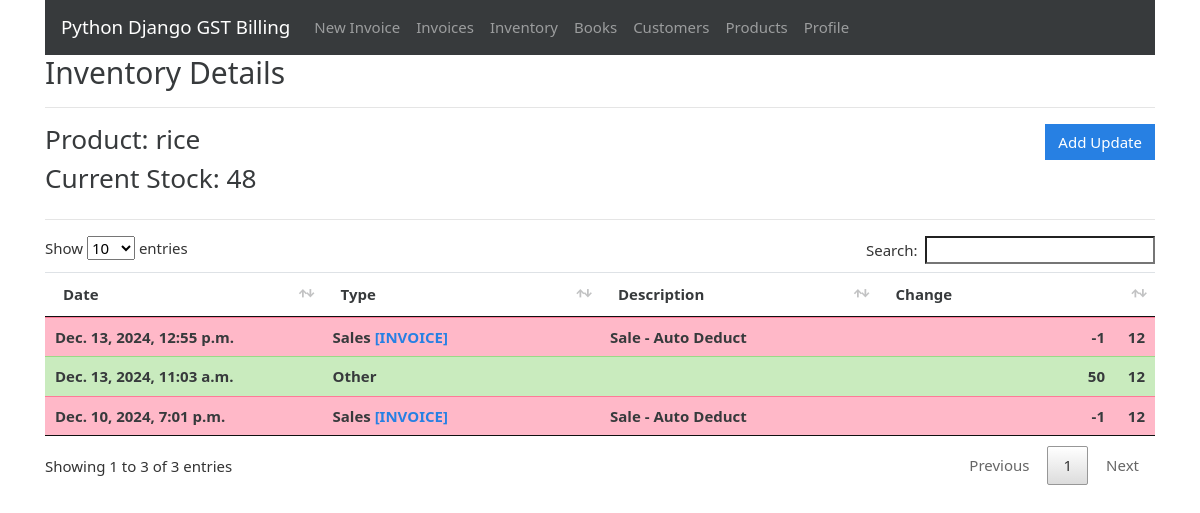
Screenshot of /inventory/1 (signed in) with the database file from the repository.
### gstbillingapp/models.py (models this page shows, shortened)
class Inventory(models.Model):
    user = models.ForeignKey(User, null=True, blank=True, on_delete=models.SET_NULL)
    product = models.ForeignKey(Product, null=True, blank=True, on_delete=models.SET_NULL)
    current_stock = models.IntegerField(default=0)
    alert_level = models.IntegerField(default=0)
    last_log = models.ForeignKey(InventoryLog, null=True, blank=True, default=None, on_delete=models.SET_NULL)

class Product(models.Model):
    user = models.ForeignKey(User, null=True, blank=True, on_delete=models.SET_NULL)
    product_name = models.CharField(max_length=200)
    product_hsn = models.CharField(max_length=50, null=True, blank=True)
    product_unit = models.CharField(max_length=50)
    product_gst_percentage = models.FloatField()
    product_rate_with_gst = models.FloatField()
    def __str__(self):
        return str(self.product_name)

class InventoryLog(models.Model):
    user = models.ForeignKey(User, null=True, blank=True, on_delete=models.SET_NULL)
    product = models.ForeignKey(Product, null=True, blank=True, on_delete=models.SET_NULL)
    date = models.DateTimeField(default=datetime.now, blank=True, null=True)
    last_modified = models.DateTimeField(auto_now=True)
    change = models.IntegerField(default=0)
    CHANGE_TYPES = [
        (0, 'Other'),
        (1, 'Purchase'),
        (2, 'Production'),
        (4, 'Sales'),
    ]
    change_type = models.IntegerField(choices=CHANGE_TYPES, default=0)
    associated_invoice = models.ForeignKey(Invoice, blank=True, null=True, default=None, on_delete=models.SET_NULL)
    description = models.TextField(max_length=600, blank=True, null=True)

### gstbillingapp/views.py (the view)
# urls.py: path('inventory/<int:inventory_id>', views.inventory_logs, name='inventory_logs'),
@login_required
def inventory_logs(request, inventory_id):
    context = {}
    inventory = get_object_or_404(Inventory, id=inventory_id, user=request.user)
    inventory_logs = InventoryLog.objects.filter(user=request.user, product=inventory.product).order_by('-id')
    context['inventory'] = inventory
    context['inventory_logs'] = inventory_logs
    return render(request, 'gstbillingapp/inventory_logs.html', context)

### gstbillingapp/templates/gstbillingapp/inventory_logs.html (shortened to what this page needs)
{% extends "gstbillingapp/base.html" %}
{% load static %}
{% block content %}
<h2>Inventory Details</h2>
<hr>
<div class="row">
	<div class="col">
		<h3>Product: {{inventory.product}}</h3>
		<h3>Current Stock: {{inventory.current_stock}}</h3>
	</div>
	<div class="col">
		<a href="{% url 'inventory_logs_add' inventory.id %}" id="add_customer_btn"><button type="button" class="btn btn-primary">Add Update</button></a>
	</div>
</div>
<hr>
<table class="table table-hover font-weight-bold" id="inventory-logs-table">
	<thead>
		<tr>
			<th>Date</th>
			<th>Type</th>
			<th>Description</th>
			<th>Change</th>
		</tr>
	</thead>
	<tbody class="two-col-form">
		{% for item in inventory_logs %}
		<tr class="{% if item.change < 0 %}table-danger{% else %}table-success{%endif%}">
			<td>{{item.date}}</td>
			<td>{{item.get_change_type_display}} {% if item.associated_invoice %}<a href="{% url 'invoice_viewer' item.associated_invoice.id %}">[INVOICE]</a>{% endif %}</td>
			<td>{{item.description}}</td>
			<td class="text-right">{{item.change}} &emsp; {{inventory.product.product_unit}}</td>
		{% endfor %}
	</tbody>
</table>
{% endblock %}

### gstbillingapp/static/gstbillingapp/main.css (style rules this page uses)
.two-col-form td, .two-col-form th { width: 25%; }
#add_customer_btn, #add_product_btn { float: right; }

### rows the page displays
Inventory: product "rice", current_stock "48", product.product_unit "12"
InventoryLog: date "Dec. 13, 2024, 12:55 p.m.", change_type "Sales", shows "[INVOICE]", description "Sale - Auto Deduct", change "-1"
InventoryLog: date "Dec. 13, 2024, 11:03 a.m.", change_type "Other", change "50"
InventoryLog: date "Dec. 10, 2024, 7:01 p.m.", change_type "Sales", shows "[INVOICE]", description "Sale - Auto Deduct", change "-1"
